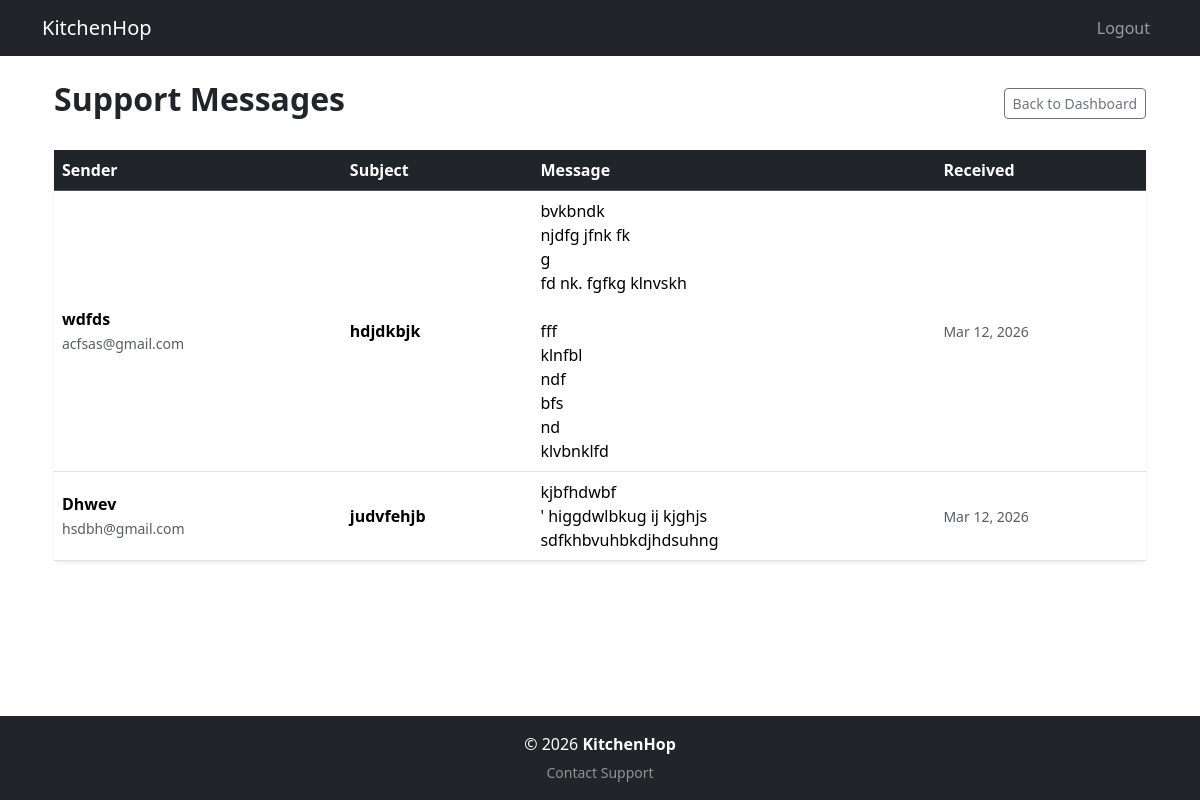
Page /admin/messages.php (signed in) on the committed database.
### tables this page shows
CREATE TABLE `contact_messages` (
  `id` int(11) NOT NULL,
  `name` varchar(100) DEFAULT NULL,
  `email` varchar(100) DEFAULT NULL,
  `subject` varchar(200) DEFAULT NULL,
  `message` text DEFAULT NULL,
  `created_at` timestamp NULL DEFAULT current_timestamp()
);

### admin/messages.php (the view, shortened to what this page needs)
<?php
require "../config/database.php";
$stmt = $pdo->query("SELECT * FROM contact_messages ORDER BY created_at DESC");
$messages = $stmt->fetchAll();
include "../includes/header.php";
?>
<div class="container mt-4 mb-5">
    <div class="d-flex justify-content-between align-items-center mb-4">
        <h2 class="fw-bold">Support Messages</h2>
        <a href="/admin/dashboard.php" class="btn btn-outline-secondary btn-sm">Back to Dashboard</a>
    </div>
    <div class="card shadow-sm border-0">
        <div class="table-responsive">
            <table class="table table-hover align-middle mb-0">
                <thead class="table-dark">
                    <tr>
                        <th>Sender</th>
                        <th>Subject</th>
                        <th>Message</th>
                        <th>Received</th>
                    </tr>
                </thead>
                <tbody>
                    <?php if(count($messages) > 0): ?>
                        <?php foreach($messages as $m): ?>
                        <tr>
                            <td>
                                <strong><?php echo htmlspecialchars($m['name']); ?></strong><br>
                                <span class="small text-muted"><?php echo htmlspecialchars($m['email']); ?></span>
                            </td>
                            <td class="fw-bold"><?php echo htmlspecialchars($m['subject']); ?></td>
                            <td style="max-width: 400px;"><?php echo nl2br(htmlspecialchars($m['message'])); ?></td>
                            <td class="small text-muted"><?php echo date('M d, Y', strtotime($m['created_at'])); ?></td>
                        </tr>
                        <?php endforeach; ?>
                    <?php else: ?>
                        <tr>
                            <td colspan="4" class="text-center py-5 text-muted">No messages found in the inbox.</td>
                        </tr>
                    <?php endif; ?>
                </tbody>
            </table>
        </div>
    </div>
</div>
<?php include "../includes/footer.php"; ?>

### includes/header.php (style rules this page uses)
html, body { height: 100%; margin: 0; }

### rows in the picture
contact_messages: name "wdfds", email "acfsas@gmail.com", subject "hdjdkbjk", message "bvkbndk njdfg jfnk fk g fd nk. fgfkg klnvskh fff klnfbl ndf bfs nd klvbnklfd", created_at "Mar 12, 2026"
contact_messages: name "Dhwev", email "hsdbh@gmail.com", subject "judvfehjb", message "kjbfhdwbf ' higgdwlbkug ij kjghjs sdfkhbvuhbkdjhdsuhng", created_at "Mar 12, 2026"
